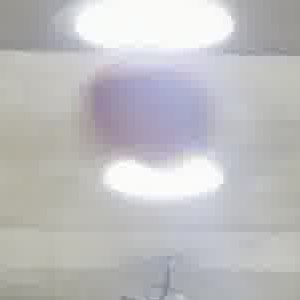
#> input picture src/images/basketball_crop.jpg, 300 x 300 px
$ python assignment02.py
#> lines starting #> are read from the running program, lines starting #| are printed output that depends on the picture; after the words box and inside, x2 and y2 are one past the last pixel; in counts of white or black regions, pixels touching at a corner belong together
import cv2
import numpy as np
import matplotlib.pyplot as plt

lower_basketball_lab = np.array([70, 130, 70])
upper_basketball_lab = np.array([180, 230, 185])

basketball = cv2.imread('../src/images/basketball_crop.jpg')
#> basketball is the input picture: shape (300, 300, 3); mean B, G, R 191.8, 190.1, 190.6

basketball_lab = cv2.cvtColor(basketball, cv2.COLOR_BGR2LAB)
#> basketball_lab: shape (300, 300, 3); mean of channels 0, 1, 2 196.5, 128.6, 127.2

l, a, b = cv2.split(basketball_lab)
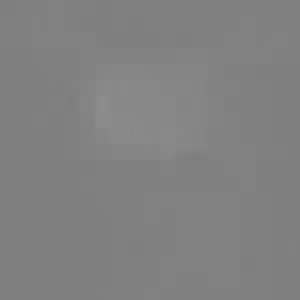
#> a: shape (300, 300); min 125, max 141, mean 128.6
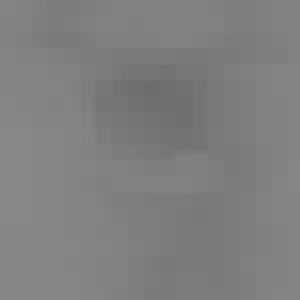
#> b: shape (300, 300); min 109, max 136, mean 127.2

clahe = cv2.createCLAHE(clipLimit=3.0, tileGridSize=(8, 8))

l_clahe_enhanced = clahe.apply(l)
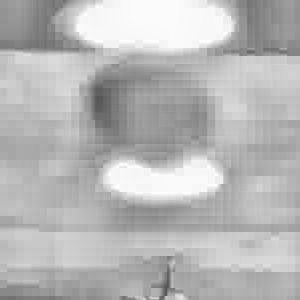
#> l_clahe_enhanced: shape (300, 300); min 84, max 255, mean 182.8
basketball_enhanced_lab = cv2.merge((l_clahe_enhanced, a, b))
#> basketball_enhanced_lab: shape (300, 300, 3); mean of channels 0, 1, 2 182.8, 128.6, 127.2

mask_enhanced = cv2.inRange(basketball_enhanced_lab, lower_basketball_lab, upper_basketball_lab)
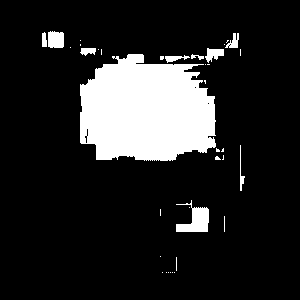
#> mask_enhanced: shape (300, 300); 14.7% white; 37 white regions (27 under 20 px), largest, box (x1, y1, x2, y2) and area: (80, 54, 216, 161) 11671, (176, 200, 209, 232) 560, (48, 31, 64, 48) 253

basketball_enhanced_rgb = cv2.cvtColor(basketball_enhanced_lab, cv2.COLOR_LAB2RGB)

# ----------------------------------------------------------------

# TODO: Morphological operation을 적용하여 최종 binary mask 생성
kernel = cv2.getStructuringElement(cv2.MORPH_ELLIPSE, (5, 5))

ball_mask_opened_x2 = cv2.morphologyEx(mask_enhanced, cv2.MORPH_OPEN, kernel, iterations=2)
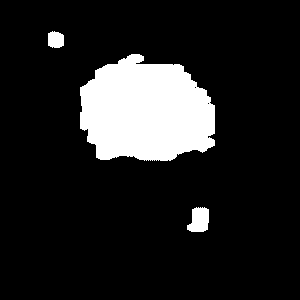
#> ball_mask_opened_x2: shape (300, 300); 13.3% white; 3 white regions, box (x1, y1, x2, y2) and area: (80, 54, 215, 161) 11278, (187, 207, 209, 232) 427, (48, 31, 64, 48) 234
final_ball_mask = cv2.morphologyEx(ball_mask_opened_x2, cv2.MORPH_CLOSE, kernel)
#> final_ball_mask: shape (300, 300); 13.3% white; 3 white regions

# TODO: Binary mask로 외곽선 검출
contours, _ = cv2.findContours(final_ball_mask, cv2.RETR_EXTERNAL, cv2.CHAIN_APPROX_SIMPLE)
#> contours = 3 contours; box (x1, y1, x2, y2) and area: (80, 54, 215, 161) 11108, (187, 207, 209, 232) 387, (48, 31, 64, 48) 207

# TODO: 최종 농구공 영역 및 외곽선 선택
final_img_enhanced = basketball_enhanced_rgb.copy()

if len(contours) > 0:
    largest_contour = max(contours, key=cv2.contourArea)
#> largest_contour = contour of 215 points, box (x1, y1, x2, y2) (80, 54, 215, 161), area 11108

    largest_mask = np.zeros_like(final_ball_mask)
    cv2.drawContours(largest_mask, [largest_contour], -1, 255, thickness=cv2.FILLED)
#> largest_mask: shape (300, 300); 12.6% white; 1 white region, box (x1, y1, x2, y2) and area: (80, 54, 215, 161) 11317

    mask_color = np.zeros_like(final_img_enhanced)
    mask_color[:, :, 0] = largest_mask
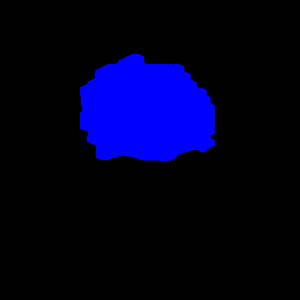
#> mask_color: shape (300, 300, 3); mean of channels 0, 1, 2 32.1, 0, 0; drawn as B, G, R
    alpha = 0.15
    final_img_enhanced = cv2.addWeighted(final_img_enhanced, 1.0, mask_color, alpha, 0)

    cv2.drawContours(final_img_enhanced, [largest_contour], -1, (255,0,0), 2)
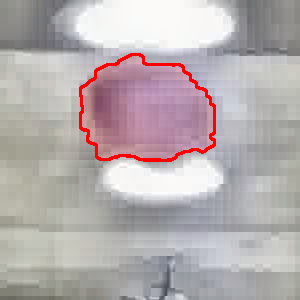
#> final_img_enhanced: shape (300, 300, 3); mean R, G, B 182.3, 173.3, 174.8

plt.figure(figsize=(16,8))
plt.subplot(1,3,1), plt.imshow(mask_enhanced, cmap="gray"), plt.title("Enhanced Mask")
plt.subplot(1,3,2), plt.imshow(final_ball_mask, cmap="gray"), plt.title("Opening x2 & Closing x1")
plt.subplot(1,3,3), plt.imshow(final_img_enhanced), plt.title(f"Largest Contour ({len(contours)} contours found)")

for ax in plt.gcf().axes:
    ax.axis("off")

plt.show()

$ run again, with src/images/basketball.jpg copied over src/images/basketball_crop.jpg
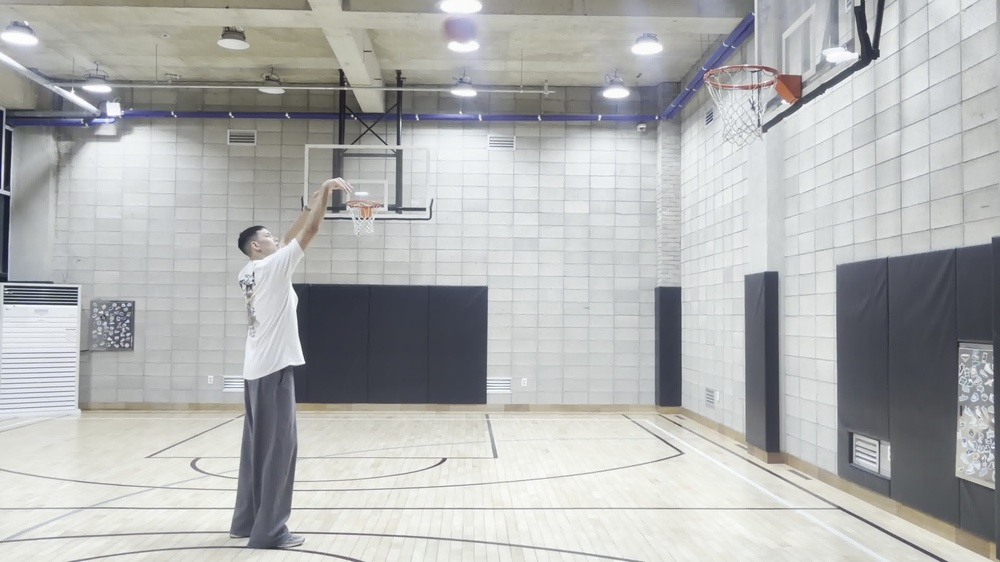
#> input picture src/images/basketball.jpg, 1000 x 562 px, shrunk from 3840 x 2160 before the run
#> basketball is the input picture: shape (562, 1000, 3); mean B, G, R 177.9, 178.6, 177.1
#> basketball_lab: shape (562, 1000, 3); mean of channels 0, 1, 2 183.7, 127.5, 128
#> basketball_enhanced_lab: shape (562, 1000, 3); mean of channels 0, 1, 2 159.3, 127.5, 128
#> `mask_enhanced = cv2.inRange(basketball_enhanced_lab, lower_basketball_..`:
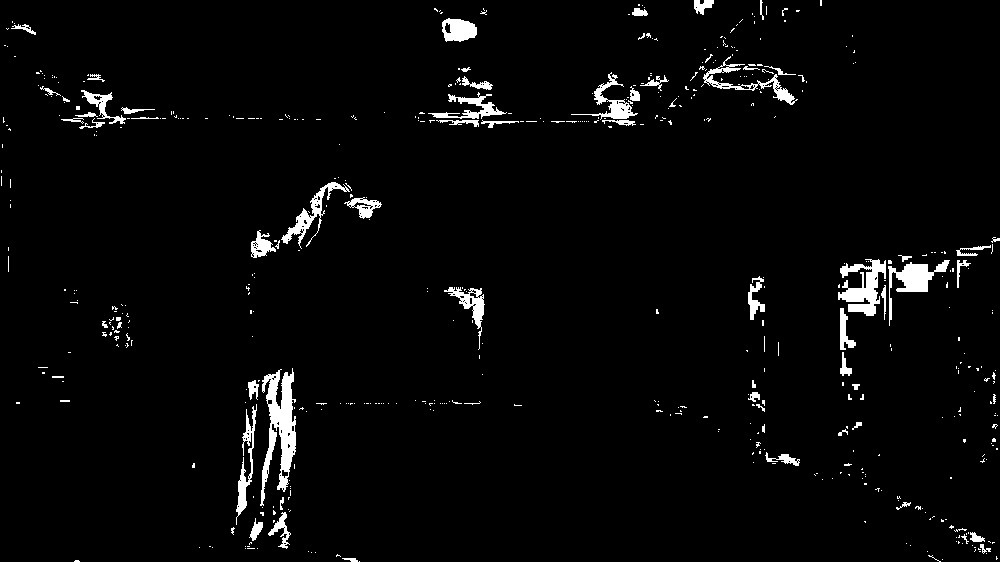
#> mask_enhanced: shape (562, 1000); 3% white; 525 white regions (460 under 20 px), largest, box (x1, y1, x2, y2) and area: (260, 368, 296, 506) 2306, (838, 259, 886, 316) 1384, (888, 260, 950, 326) 1088
#> ball_mask_opened_x2: shape (562, 1000); 0.73% white; 15 white regions, largest, box (x1, y1, x2, y2) and area: (269, 375, 296, 446) 939, (898, 263, 932, 292) 718, (842, 272, 878, 302) 572
#> final_ball_mask: shape (562, 1000); 0.74% white; 12 white regions
#> contours = 12 contours; largest, box (x1, y1, x2, y2) and area: (269, 375, 296, 471) 1086, (842, 262, 884, 316) 760, (898, 263, 932, 292) 666, (447, 19, 477, 42) 466, (473, 297, 484, 320) 171
#> largest_contour = contour of 94 points, box (x1, y1, x2, y2) (269, 375, 296, 471), area 1086
#> largest_mask: shape (562, 1000); 0.21% white; 1 white region, box (x1, y1, x2, y2) and area: (269, 375, 296, 471) 1200
#> `cv2.drawContours(final_img_enhanced, [largest_contour], -1, (255,0,0),..`:
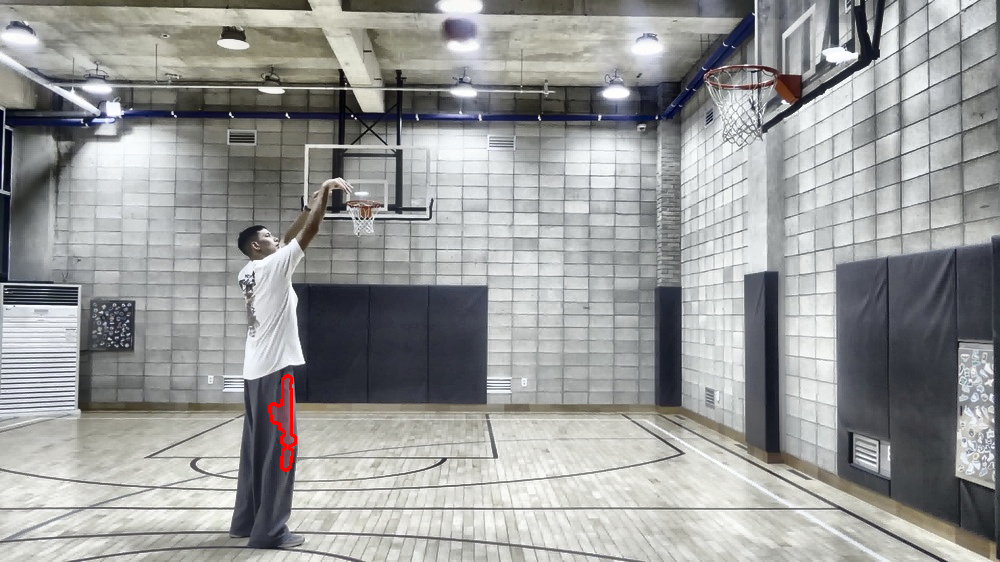
#> final_img_enhanced: shape (562, 1000, 3); mean R, G, B 152.8, 154, 153.3
